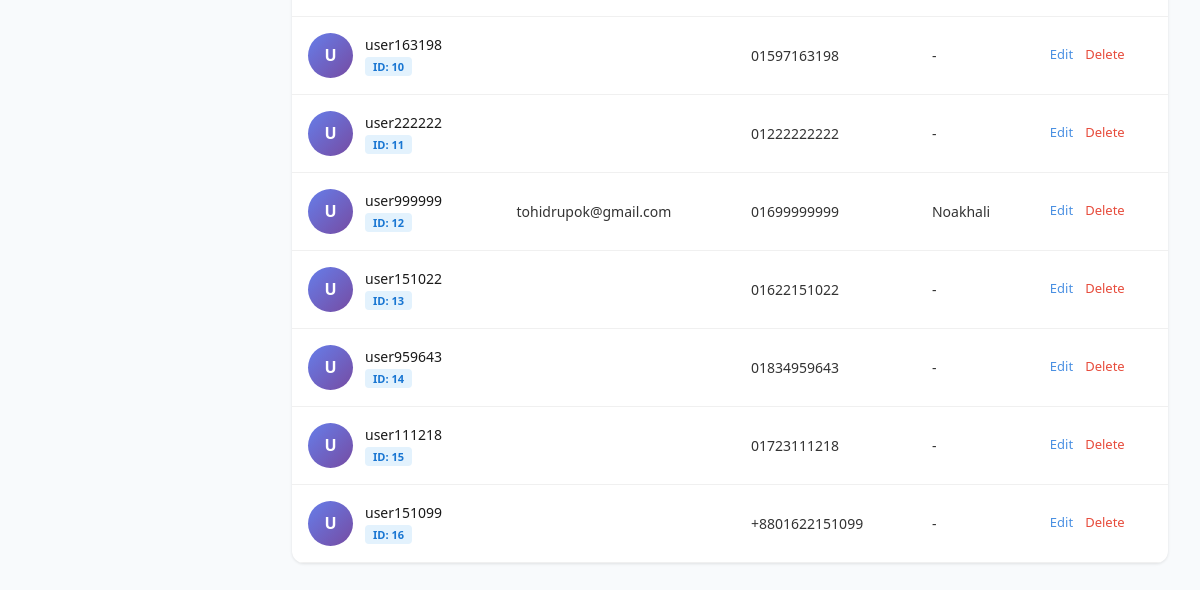
Before: /adminpanel/clients/ (lower part) with the older database file.
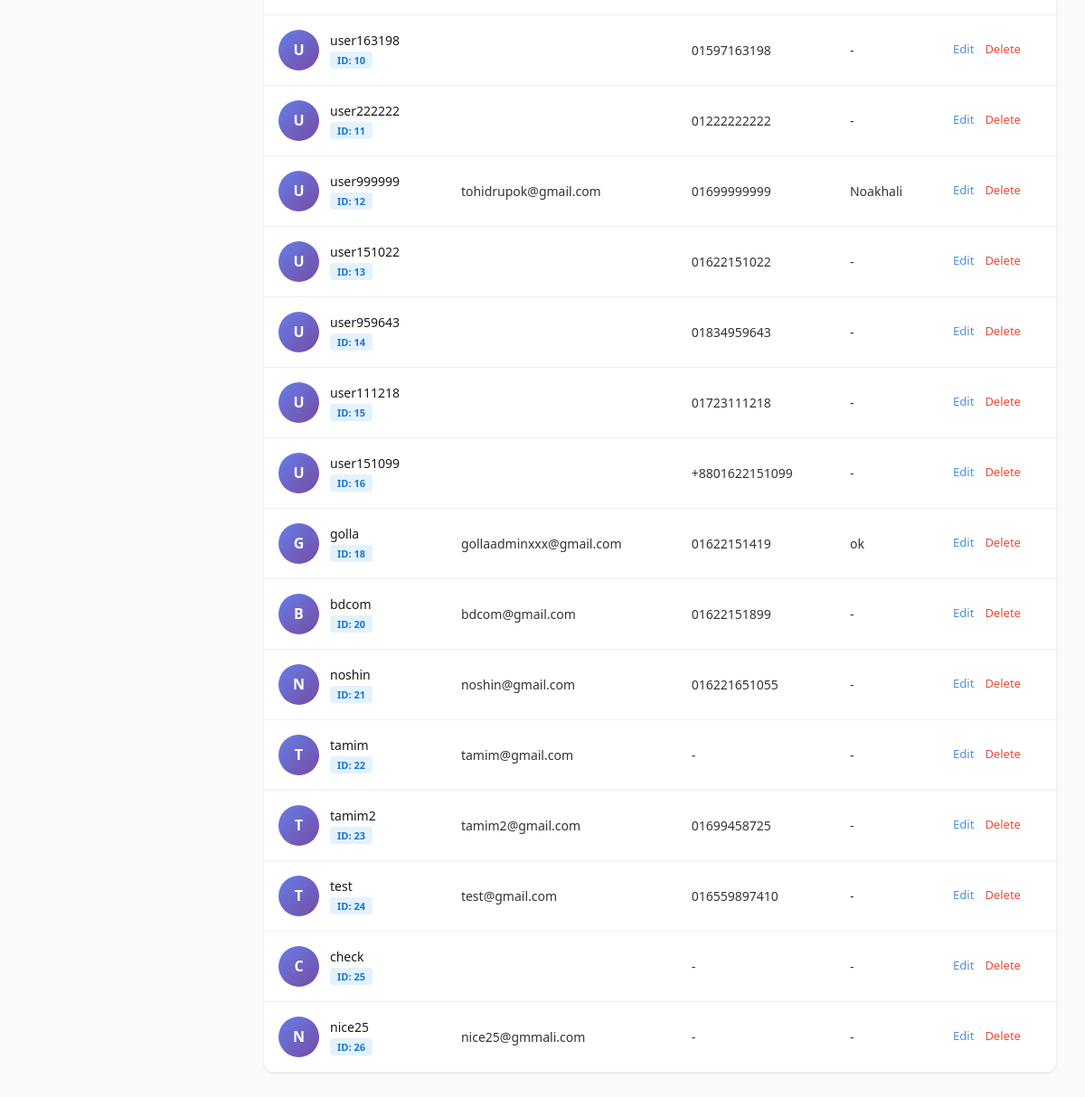
After: the same page with the newer database file.
### accounts/models.py (models this page shows, shortened)
class User(AbstractUser):
    ROLE_CHOICES = (
        ("admin", "Admin"),
        ("customer", "Customer"),
    )
    role = models.CharField(max_length=10, choices=ROLE_CHOICES, default="customer")
    phone = models.CharField(max_length=30, unique=True, blank=True, null=True)
    avatar = models.ImageField(upload_to="avatars/", blank=True, null=True)
    objects = UserManager()  # <- important

class Profile(models.Model):
    user = models.OneToOneField(User, on_delete=models.CASCADE, related_name="profile")
    phone = models.CharField(max_length=30, blank=True, null=True)
    address = models.TextField(blank=True, null=True)
    avatar = models.ImageField(upload_to=user_avatar_upload_path, blank=True, null=True)
    created_at = models.DateTimeField(default=timezone.now)

### admin_panel/views.py (the view)
# urls.py: path("clients/", views.client_list, name="client_list"),
def client_list(request):
    query = request.GET.get("q", "")
    clients = User.objects.filter(role="customer")
    if query:
        clients = clients.filter(
            Q(username__icontains=query) |
            Q(email__icontains=query) |
            Q(phone__icontains=query)
        )
    return render(request, "clients/client_list.html", {"clients": clients, "query": query})

### core/context_processors.py (called while the page is built)
def categories_menu(request):
    categories = Category.objects.filter(parent__isnull=True).prefetch_related('children')
    return {'menu_categories': categories}

### admin_panel/templates/clients/client_list.html (shortened to what this page needs)
{% extends "admin-base.html" %}
{% block content %}
<div class="client-table">
    <table>
        <tbody>
            {% for client in clients %}
            <tr>
                <td>
                    <div class="avatar-cell">
                        {% if client.avatar %}
                        <img src="{{ client.avatar.url }}" class="avatar" alt="{{ client.username }}">
                        {% else %}
                        <div class="avatar-placeholder">
                            {{ client.username|slice:":1"|upper }}
                        </div>
                        {% endif %}
                        <div>
                            <div class="client-name">{{ client.username }}</div>
                            <div class="badge">ID: {{ client.id }}</div>
                        </div>
                    </div>
                </td>
                <td>
                    <div>{{ client.email }}</div>
                </td>
                <td>{{ client.phone|default:"-" }}</td>
                <td>{{ client.profile.address|default:"-" }}</td>
                <td>
                    <div class="actions">
                        <a href="{% url 'client_edit' client.id %}" class="action-link">Edit</a>
                        <a href="{% url 'client_delete' client.id %}"
                           class="action-link delete"
                           onclick="return confirm('Are you sure you want to delete this client?')">Delete</a>
                    </div>
                </td>
            </tr>
            {% endfor %}
        </tbody>
    </table>
</div>
{% endblock %}

### templates/admin-base.html (shortened to what this page needs)
<!DOCTYPE html>
<html lang="en">
<head>
    <link href="https://cdn.jsdelivr.net/npm/bootstrap@5.3.0/dist/css/bootstrap.min.css" rel="stylesheet">
    <link href="https://cdn.jsdelivr.net/npm/bootstrap-icons@1.10.5/font/bootstrap-icons.css" rel="stylesheet">
</head>
<body>
    <div class="main-content">
        {% block content %}
        {% endblock %}
    </div>
</body>

### admin_panel/templates/clients/client_list.html (style rules this page uses)
.client-table { background: white; border-radius: 12px; overflow: hidden; box-shadow: 0 1px 3px rgba(0,0,0,0.1); }
.client-table table { width: 100%; border-collapse: collapse; }
.client-table td { padding: 16px; border-bottom: 1px solid #f0f0f0; color: #333; font-size: 14px; }
.client-table tbody tr { transition: background-color 0.2s; }
.avatar-cell { display: flex; align-items: center; gap: 12px; }
.avatar-placeholder { width: 45px; height: 45px; border-radius: 50%; background: linear-gradient(135deg, #667eea 0%, #764ba2 100%); display: flex; align-items: center; justify-content: center; color: white; font-weight: 600; font-size: 16px; }
.client-name { font-weight: 500; color: #1a1a1a; }
.actions { display: flex; gap: 12px; }
.action-link { color: #4a90e2; text-decoration: none; font-size: 13px; font-weight: 500; transition: color 0.2s; }
.action-link.delete { color: #e74c3c; }
.badge { display: inline-block; padding: 4px 8px; border-radius: 4px; font-size: 11px; font-weight: 600; background: #e3f2fd; color: #1976d2; }

Changed rows visible on the page:
added User: username "G", username "golla", id "18", email "gollaadminxxx@gmail.com", phone "01622151419", profile.address "ok"
added User: username "B", username "bdcom", id "20", email "bdcom@gmail.com", phone "01622151899", profile.address "-"
added User: username "N", username "noshin", id "21", email "noshin@gmail.com", phone "016221651055", profile.address "-"
added User: username "T", username "tamim", id "22", email "tamim@gmail.com", phone "-", profile.address "-"
added User: username "T", username "tamim2", id "23", email "tamim2@gmail.com", phone "01699458725", profile.address "-"
added User: username "T", username "test", id "24", email "test@gmail.com", phone "016559897410", profile.address "-"
added User: username "C", username "check", id "25", phone "-", profile.address "-"
added User: username "N", username "nice25", id "26", email "nice25@gmmali.com", phone "-", profile.address "-"
